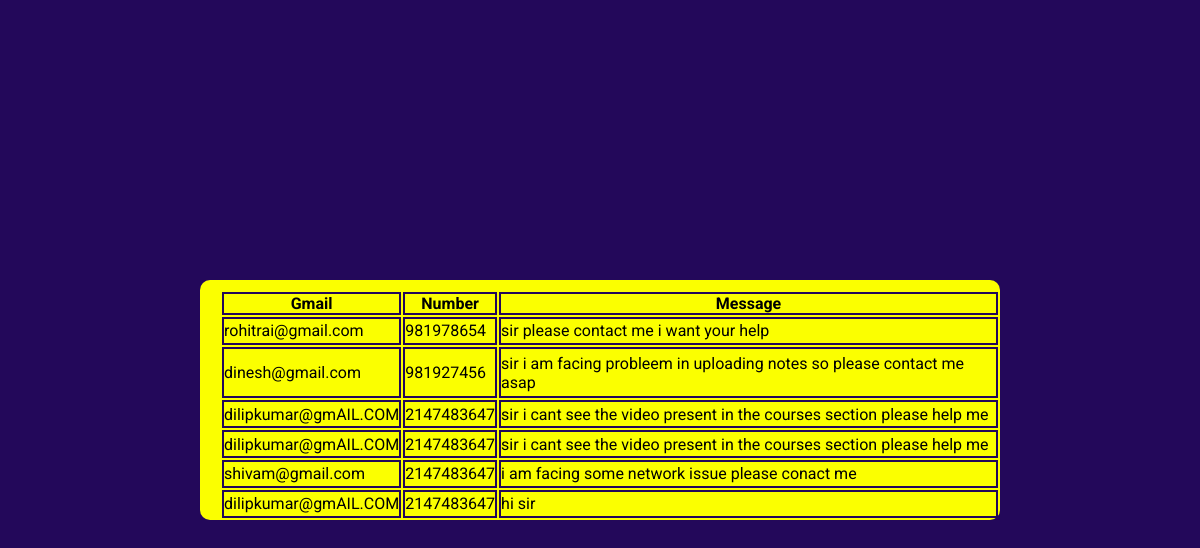
The app's page /showcontact.php with its own data.
### tables this page shows
CREATE TABLE `contactus` (
  `id` int(255) NOT NULL,
  `email` varchar(255) NOT NULL,
  `y_number` int(10) NOT NULL,
  `y_message` varchar(255) NOT NULL
);

### showcontact.php (the view)
<?php
	include 'db.php';
?>
<!DOCTYPE html>
<html lang="en">
<link rel="stylesheet" href="css/commentstyle.css">
<div class="contact">
		<?php
			$sql = "SELECT * FROM contactus";
			$result = $conn->query($sql);
			if ($result->num_rows > 0) {
				echo '<table class="table">
				<thead >
				 <tr>
				 <th scope="col">Gmail</th>
				 <th scope="col">Number</th>
				 <th scope="col">Message</th>
				 </tr>
				</thead>
				<tbody>';
			  while($row = $result->fetch_assoc()) {
		        echo '<tr>';
				echo '<td>'. $row["email"].'</td>';
				echo '<td>'. $row["y_number"].'</td>';
				echo '<td>'.$row["y_message"].'</td>';
			  }
		 echo '</tbody>
 </table>';
} else {
  echo "0 Result";
}
?>
</div>

### css/commentstyle.css (style rules this page uses)
* { margin: 0; padding: 0; box-sizing: border-box; }
.table { height: 30vh; width: 800px; padding-left: 20px; padding-top: 10px; align-items: center; background-color: #fbff00; border-radius: 10px; }
th { border: 2px solid #23085a; }
td { border: 2px solid #23085a; }

### records on screen
contactus: email "rohitrai@gmail.com", y_number "981978654", y_message "sir please contact me i want your help"
contactus: email "dinesh@gmail.com", y_number "981927456", y_message "sir i am facing probleem in uploading notes so please contact me asap"
contactus: email "dilipkumar@gmAIL.COM", y_number "2147483647", y_message "sir i cant see the video present in the courses section please help me"
contactus: email "dilipkumar@gmAIL.COM", y_number "2147483647", y_message "sir i cant see the video present in the courses section please help me"
contactus: email "shivam@gmail.com", y_number "2147483647", y_message "i am facing some network issue please conact me"
contactus: email "dilipkumar@gmAIL.COM", y_number "2147483647", y_message "hi sir"
